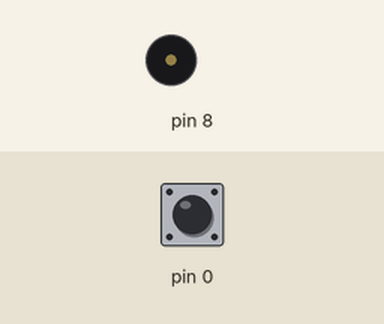
A sketch run on a simulated Arduino Uno, built with avr-gcc and run on an emulated ATmega328P. On the bench: buzzer (waves = sounding). The test bench sets the inputs (shaded band); at power-on: pin 0 HIGH.

Above: at 1.2 s.
1.3 s: pin 0 pulled LOW for 1 s
At 1.48 s:
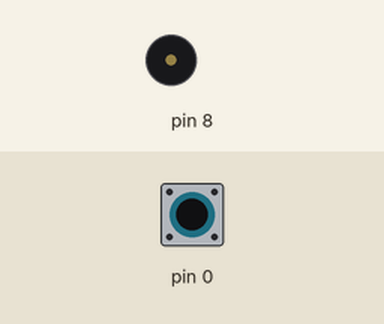
4.3 s: pin 0 pulled LOW for 3.2 s
At 4.46 s:
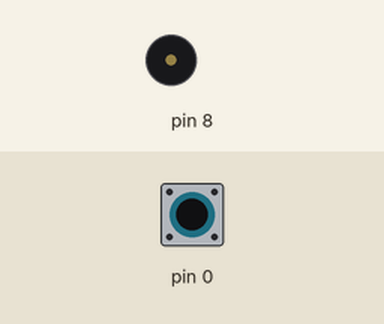
Timing chart, 0 to 9.0 s (numbered marks = the images above; inputs shaded):
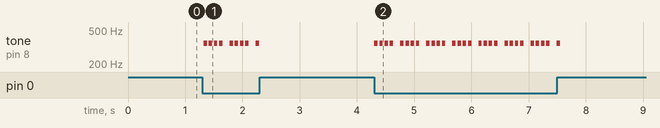

Measured:
- after the input at 1.3 s, tone on pin 8: silent → 350 Hz at once, then repeats every 0.46 s: 3 × (silent 0.03 s, 350 Hz 0.06 s), silent 0.12 s, 350 Hz 0.06 s, until it stays silent from 2.3 s
- after the input at 4.3 s, tone on pin 8: silent → 350 Hz at once, then repeats every 0.46 s: 3 × (silent 0.03 s, 350 Hz 0.06 s), silent 0.12 s, 350 Hz 0.06 s, until it stays silent from 7.5 s

The sketch:

titek.ino
```cpp
void setup() {
pinMode(0,INPUT_PULLUP);}
void loop() {
   if (digitalRead(0) ==LOW)
    {tone(8, 350);
    delay(60);
    noTone(8);
    delay(1);}
    else noTone(8);
    delay(30);}
```
